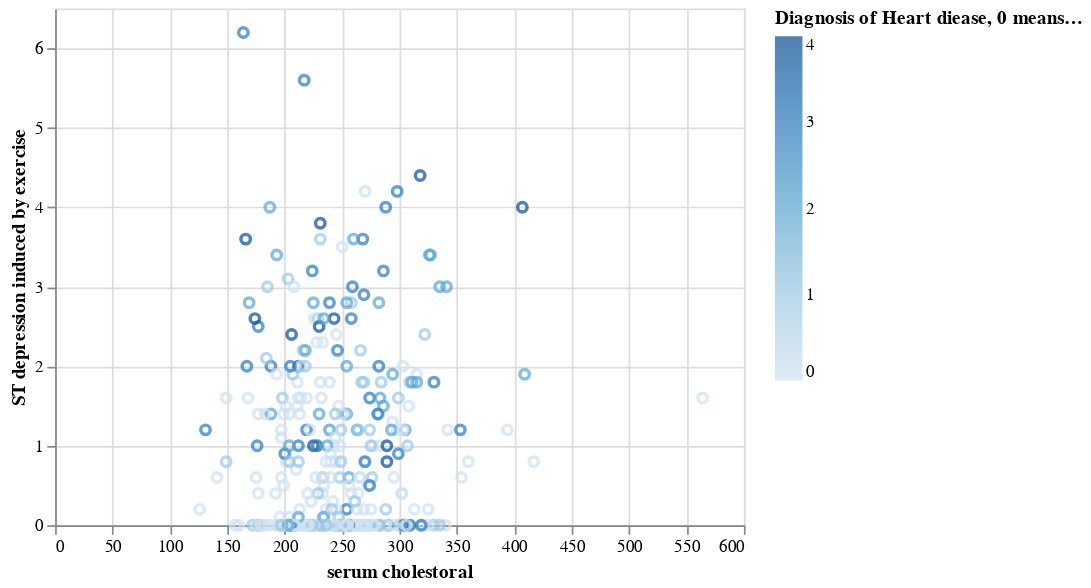

Source (notebook cell):
### Code cell
chol_oldpeak_plot = alt.Chart(cleveland).mark_point().encode(
    x = alt.X("chol", title = "serum cholestoral"),
    y = alt.Y('oldpeak', title = "ST depression induced by exercise"),
    color = alt.Color("num", title = "Diagnosis of Heart diease, 0 means No heart disease")
)
chol_oldpeak_plot

### Figure 1 — Vega-Lite specification as saved in the notebook (floating-point values rounded to 4 significant figures; data arrays with more than 128 entries replaced by an {"elided": "..."} marker saying what was removed)
{"config": {"view": {"continuousWidth": 400, "continuousHeight": 300}}, "data": {"name": "data-34ea8aac2f3ac7ec8bc99828733095bc"}, "mark": "point", "encoding": {"color": {"field": "num", "title": "Diagnosis of Heart diease, 0 means No heart disease", "type": "quantitative"}, "x": {"field": "chol", "title": "serum cholestoral", "type": "quantitative"}, "y": {"field": "oldpeak", "title": "ST depression induced by exercise", "type": "quantitative"}}, "$schema": "https://vega.github.io/schema/vega-lite/v4.17.0.json", "datasets": {"data-34ea8aac2f3ac7ec8bc99828733095bc": {"elided": "303 records"}}}
